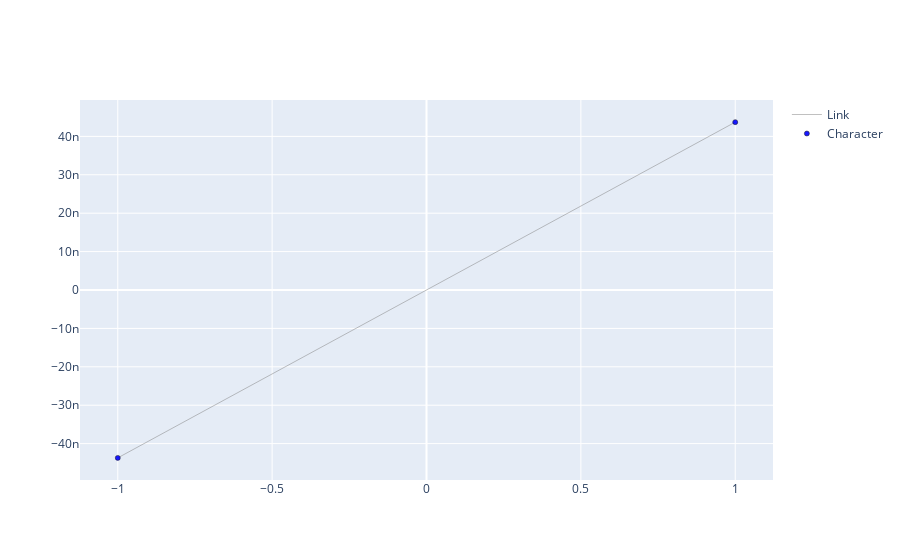

Notebook source saved alongside this figure:
### Code cell
G1 = G.subgraph(list(nx.connected_components(G))[1])
G = G.subgraph(list(nx.connected_components(G))[0])
ut.draw_plotly_network(G1)

### Figure 1 — Plotly figure (JSON) as saved in the notebook; plotly's stock layout.template omitted (floating-point values rounded to 4 significant figures)
{"data": [{"hoverinfo": "none", "line": {"color": "gray", "width": 0.5}, "mode": "lines", "name": "Link", "type": "scatter", "x": [1, -1, null], "y": [4.371e-08, -4.371e-08, null]}, {"hoverinfo": "text", "marker": {"color": "blue", "line": {"color": "rgb(0,0,0)", "width": 0.5}, "opacity": 0.9, "size": 5, "symbol": "circle"}, "mode": "markers", "name": "Character", "text": [642, 581], "type": "scatter", "x": [1, -1], "y": [4.371e-08, -4.371e-08]}], "layout": {}}
